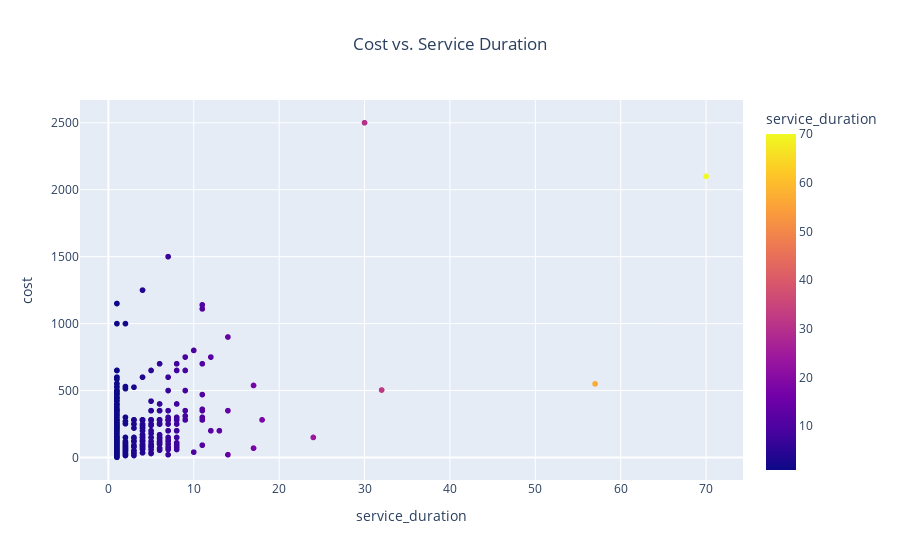

Notebook code cell kept with this figure:
### Code cell
fig = px.scatter(df, x='service_duration', y='cost',color='service_duration', title='Correlation between service duration and cost')
fig.update_layout(title_x=0.5)
fig.show()

### Figure 1 — Plotly figure (JSON) as saved in the notebook; plotly's stock layout.template omitted (floating-point values rounded to 4 significant figures; data arrays with more than 128 entries replaced by an {"elided": "..."} marker saying what was removed)
{"data": [{"hovertemplate": "service_duration=%{marker.color}<br>cost=%{y}<extra></extra>", "legendgroup": "", "marker": {"color": {"elided": "1499 int values"}, "coloraxis": "coloraxis", "symbol": "circle"}, "mode": "markers", "name": "", "showlegend": false, "type": "scattergl", "x": {"elided": "1499 int values"}, "xaxis": "x", "y": {"elided": "1499 int values"}, "yaxis": "y"}], "layout": {"coloraxis": {"colorbar": {"title": {"text": "service_duration"}}, "colorscale": [[0, "#0d0887"], [0.1111, "#46039f"], [0.2222, "#7201a8"], [0.3333, "#9c179e"], [0.4444, "#bd3786"], [0.5556, "#d8576b"], [0.6667, "#ed7953"], [0.7778, "#fb9f3a"], [0.8889, "#fdca26"], [1, "#f0f921"]]}, "legend": {"tracegroupgap": 0}, "title": {"text": "Cost vs. Service Duration", "x": 0.5}, "xaxis": {"anchor": "y", "domain": [0, 1], "title": {"text": "service_duration"}}, "yaxis": {"anchor": "x", "domain": [0, 1], "title": {"text": "cost"}}}}
